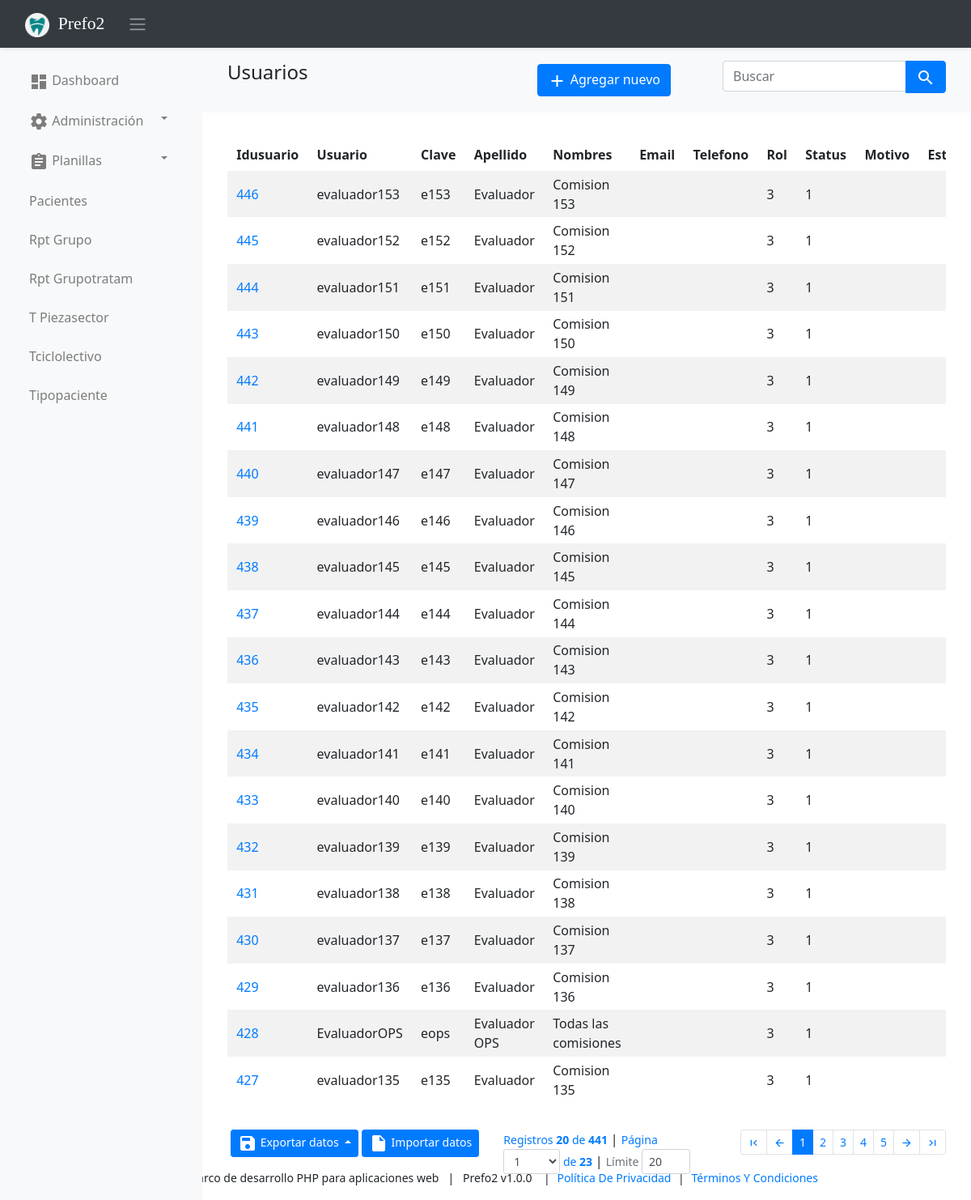
The page /usuarios on the database its author committed.
### tables this page shows
CREATE TABLE IF NOT EXISTS `usuarios` (
  `idUsuario` bigint(11) NOT NULL AUTO_INCREMENT,
  `Usuario` varchar(20) NOT NULL,
  `Clave` varchar(100) NOT NULL,
  `Apellido` varchar(60) NOT NULL,
  `Nombres` varchar(60) NOT NULL,
  `email` varchar(100) DEFAULT NULL,
  `Telefono` varchar(100) DEFAULT NULL,
  `Rol` int(11) DEFAULT NULL,
  `Status` int(1) DEFAULT NULL,
  `Motivo` text DEFAULT NULL,
  `eSTADO` char(1) DEFAULT NULL,
  PRIMARY KEY (`idUsuario`)
);

### app/views/partials/usuarios/list.php (the view, shortened to what the rows shown need)
<?php
$page_element_id = "list-page-" . random_str();
$current_page = $this->set_current_page_link();
$view_data = $this->view_data;
$records = $view_data->records;
?>
<section class="page" id="<?php echo $page_element_id; ?>" data-page-type="list"  data-display-type="table" data-page-url="<?php print_link($current_page); ?>">
        <div  class=" p-3 mb-3">
            <div class="container-fluid">
                <div class="row ">
                    <div class="col-md-12">
                        <div  class=" animated fadeIn page-content">
                            <div id="usuarios-list-records">
                                <div id="page-report-body" class="table-responsive">
                                    <table class="table table-hover table-striped table-sm text-left table-borderless">
                                        <thead class="table-header ">
                                            <tr>
                                                <th  class="td-idUsuario"> Idusuario</th>
                                                <th  class="td-Usuario"> Usuario</th>
                                                <th  class="td-Clave"> Clave</th>
                                                <th  class="td-Apellido"> Apellido</th>
                                                <th  class="td-Nombres"> Nombres</th>
                                                <th  class="td-email"> Email</th>
                                                <th  class="td-Telefono"> Telefono</th>
                                                <th  class="td-Rol"> Rol</th>
                                                <th  class="td-Status"> Status</th>
                                                <th  class="td-Motivo"> Motivo</th>
                                                <th  class="td-eSTADO"> Estado</th>
                                            </tr>
                                        </thead>
                                        <?php
                                        if(!empty($records)){
                                        ?>
                                        <tbody class="page-data" id="page-data-<?php echo $page_element_id; ?>">
                                            <?php
                                            foreach($records as $data){
                                            ?>
                                            <tr>
                                                <td class="td-idUsuario"><a href="<?php print_link("usuarios/view/$data[idUsuario]") ?>"><?php echo $data['idUsuario']; ?></a></td>
                                                <td class="td-Usuario"> <?php echo $data['Usuario']; ?></td>
                                                <td class="td-Clave"> <?php echo $data['Clave']; ?></td>
                                                <td class="td-Apellido"> <?php echo $data['Apellido']; ?></td>
                                                <td class="td-Nombres"> <?php echo $data['Nombres']; ?></td>
                                                <td class="td-email"><a href="<?php print_link("mailto:$data[email]") ?>"><?php echo $data['email']; ?></a></td>
                                                <td class="td-Telefono"> <?php echo $data['Telefono']; ?></td>
                                                <td class="td-Rol"> <?php echo $data['Rol']; ?></td>
                                                <td class="td-Status"> <?php echo $data['Status']; ?></td>
                                                <td class="td-Motivo"> <?php echo $data['Motivo']; ?></td>
                                                <td class="td-eSTADO"> <?php echo $data['eSTADO']; ?></td>
                                            </tr>
                                            <?php
                                            }
                                            ?>
                                        </tbody>
                                        <?php
                                        }
                                        ?>
                                    </table>
                                </div>
                                </div>
                            </div>
                        </div>
                    </div>
                </div>
            </div>
        </section>

### rows shown on the page
usuarios: idUsuario "446", Usuario "evaluador153", Clave "e153", Apellido "Evaluador", Nombres "Comision 153", Rol "3", Status "1"
usuarios: idUsuario "445", Usuario "evaluador152", Clave "e152", Apellido "Evaluador", Nombres "Comision 152", Rol "3", Status "1"
usuarios: idUsuario "444", Usuario "evaluador151", Clave "e151", Apellido "Evaluador", Nombres "Comision 151", Rol "3", Status "1"
usuarios: idUsuario "443", Usuario "evaluador150", Clave "e150", Apellido "Evaluador", Nombres "Comision 150", Rol "3", Status "1"
usuarios: idUsuario "442", Usuario "evaluador149", Clave "e149", Apellido "Evaluador", Nombres "Comision 149", Rol "3", Status "1"
usuarios: idUsuario "441", Usuario "evaluador148", Clave "e148", Apellido "Evaluador", Nombres "Comision 148", Rol "3", Status "1"
usuarios: idUsuario "440", Usuario "evaluador147", Clave "e147", Apellido "Evaluador", Nombres "Comision 147", Rol "3", Status "1"
usuarios: idUsuario "439", Usuario "evaluador146", Clave "e146", Apellido "Evaluador", Nombres "Comision 146", Rol "3", Status "1"
usuarios: idUsuario "438", Usuario "evaluador145", Clave "e145", Apellido "Evaluador", Nombres "Comision 145", Rol "3", Status "1"
usuarios: idUsuario "437", Usuario "evaluador144", Clave "e144", Apellido "Evaluador", Nombres "Comision 144", Rol "3", Status "1"
usuarios: idUsuario "436", Usuario "evaluador143", Clave "e143", Apellido "Evaluador", Nombres "Comision 143", Rol "3", Status "1"
usuarios: idUsuario "435", Usuario "evaluador142", Clave "e142", Apellido "Evaluador", Nombres "Comision 142", Rol "3", Status "1"
usuarios: idUsuario "434", Usuario "evaluador141", Clave "e141", Apellido "Evaluador", Nombres "Comision 141", Rol "3", Status "1"
usuarios: idUsuario "433", Usuario "evaluador140", Clave "e140", Apellido "Evaluador", Nombres "Comision 140", Rol "3", Status "1"
usuarios: idUsuario "432", Usuario "evaluador139", Clave "e139", Apellido "Evaluador", Nombres "Comision 139", Rol "3", Status "1"
usuarios: idUsuario "431", Usuario "evaluador138", Clave "e138", Apellido "Evaluador", Nombres "Comision 138", Rol "3", Status "1"
usuarios: idUsuario "430", Usuario "evaluador137", Clave "e137", Apellido "Evaluador", Nombres "Comision 137", Rol "3", Status "1"
usuarios: idUsuario "429", Usuario "evaluador136", Clave "e136", Apellido "Evaluador", Nombres "Comision 136", Rol "3", Status "1"
usuarios: idUsuario "428", Usuario "EvaluadorOPS", Clave "eops", Apellido "Evaluador OPS", Nombres "Todas las comisiones", Rol "3", Status "1"
usuarios: idUsuario "427", Usuario "evaluador135", Clave "e135", Apellido "Evaluador", Nombres "Comision 135", Rol "3", Status "1"

### other values the page prints
SITE_NAME "Prefo2"
$menuobj['label'] "Dashboard"
$menuobj['label'] "Administración"
$menuobj['label'] "Planillas"
$menuobj['label'] "Pacientes"
$menuobj['label'] "Rpt Grupo"
$menuobj['label'] "Rpt Grupotratam"
$menuobj['label'] "T Piezasector"
$menuobj['label'] "Tciclolectivo"
$menuobj['label'] "Tipopaciente"
$button_text "Importar datos"
$record_position "20"
$this->total_records "441"
$numofpages "23"
SITE_OWNER "Marco de desarrollo PHP para aplicaciones web"
